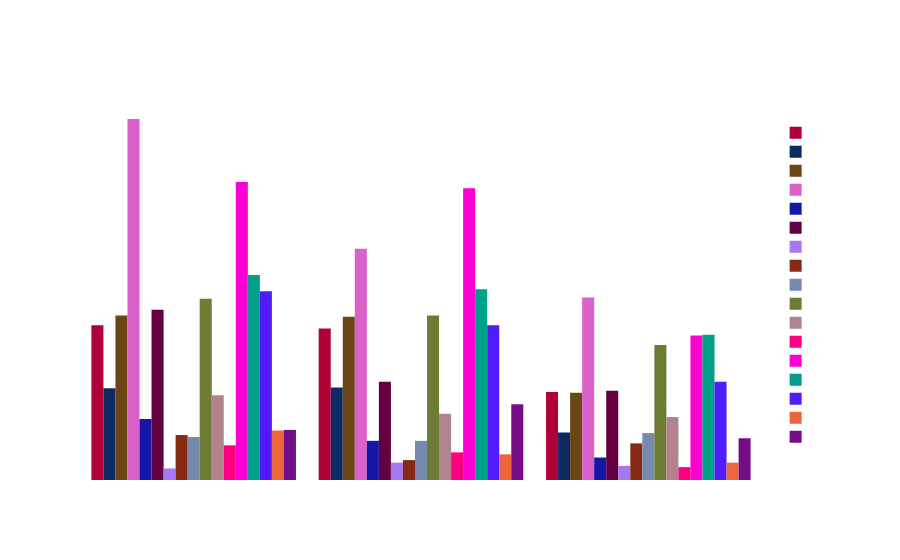

Source (notebook cell):
### Code cell
citysubcategoryquantity = superstore.groupby(['City', 'Sub-Category'])['Quantity'].sum().reset_index()
citysubcategoryquantitytop5 = citysubcategoryquantity.groupby('City')['Quantity'].sum().nlargest(3).index
citysubcategoryquantitytop5final = citysubcategoryquantity[citysubcategoryquantity['City'].isin(citysubcategoryquantitytop5)]

citysubcategoryquantitydistribution = px.bar(citysubcategoryquantitytop5final, x = "City", y = "Quantity",
                                  color = 'Sub-Category', barmode = 'group',
                                  title = "Sub-Category Distribution by Top Three Cities Sold To", 
                                  text = 'Quantity', color_discrete_sequence = px.colors.qualitative.Dark24_r)

citysubcategoryquantitydistribution.update_layout(yaxis = dict(showticklabels = False), 
                                       xaxis = dict(tickfont = dict(color = 'white'), categoryorder = "total descending"),
                                       yaxis_title = "", xaxis_title = "",
                                       paper_bgcolor = 'rgba(0,0,0,0)', plot_bgcolor = 'rgba(0,0,0,0)',
                                       title = dict(font = dict(color = 'white')),
                                       legend_title_font_color = 'White', legend_font_color = 'White', bargap = 0.1)

citysubcategoryquantitydistribution.update_yaxes(showgrid = False, gridcolor = 'rgba(0,0,0,0)', zeroline = False, zerolinecolor = "rgba(0, 0, 0, 0)")

citysubcategoryquantitydistribution.update_traces(marker_line_width = 0, textposition = "outside", textfont_color = 'white', textfont_size = 14, cliponaxis = False)

citysubcategoryquantitydistribution.show()

### Figure 1 — Plotly figure (JSON) as saved in the notebook; plotly's stock layout.template omitted (floating-point values rounded to 4 significant figures)
{"data": [{"alignmentgroup": "True", "cliponaxis": false, "hovertemplate": "Sub-Category=Accessories<br>City=%{x}<br>Quantity=%{text}<extra></extra>", "legendgroup": "Accessories", "marker": {"color": "#AF0038", "line": {"width": 0}, "pattern": {"shape": ""}}, "name": "Accessories", "offsetgroup": "Accessories", "orientation": "v", "showlegend": true, "text": [236, 241, 137], "textfont": {"color": "white", "size": 14}, "textposition": "outside", "type": "bar", "x": ["Los Angeles", "New York City", "Philadelphia"], "xaxis": "x", "y": [236, 241, 137], "yaxis": "y"}, {"alignmentgroup": "True", "cliponaxis": false, "hovertemplate": "Sub-Category=Appliances<br>City=%{x}<br>Quantity=%{text}<extra></extra>", "legendgroup": "Appliances", "marker": {"color": "#0D2A63", "line": {"width": 0}, "pattern": {"shape": ""}}, "name": "Appliances", "offsetgroup": "Appliances", "orientation": "v", "showlegend": true, "text": [144, 143, 74], "textfont": {"color": "white", "size": 14}, "textposition": "outside", "type": "bar", "x": ["Los Angeles", "New York City", "Philadelphia"], "xaxis": "x", "y": [144, 143, 74], "yaxis": "y"}, {"alignmentgroup": "True", "cliponaxis": false, "hovertemplate": "Sub-Category=Art<br>City=%{x}<br>Quantity=%{text}<extra></extra>", "legendgroup": "Art", "marker": {"color": "#6C4516", "line": {"width": 0}, "pattern": {"shape": ""}}, "name": "Art", "offsetgroup": "Art", "orientation": "v", "showlegend": true, "text": [254, 256, 136], "textfont": {"color": "white", "size": 14}, "textposition": "outside", "type": "bar", "x": ["Los Angeles", "New York City", "Philadelphia"], "xaxis": "x", "y": [254, 256, 136], "yaxis": "y"}, {"alignmentgroup": "True", "cliponaxis": false, "hovertemplate": "Sub-Category=Binders<br>City=%{x}<br>Quantity=%{text}<extra></extra>", "legendgroup": "Binders", "marker": {"color": "#DA60CA", "line": {"width": 0}, "pattern": {"shape": ""}}, "name": "Binders", "offsetgroup": "Binders", "orientation": "v", "showlegend": true, "text": [360, 562, 284], "textfont": {"color": "white", "size": 14}, "textposition": "outside", "type": "bar", "x": ["Los Angeles", "New York City", "Philadelphia"], "xaxis": "x", "y": [360, 562, 284], "yaxis": "y"}, {"alignmentgroup": "True", "cliponaxis": false, "hovertemplate": "Sub-Category=Bookcases<br>City=%{x}<br>Quantity=%{text}<extra></extra>", "legendgroup": "Bookcases", "marker": {"color": "#1616A7", "line": {"width": 0}, "pattern": {"shape": ""}}, "name": "Bookcases", "offsetgroup": "Bookcases", "orientation": "v", "showlegend": true, "text": [61, 95, 35], "textfont": {"color": "white", "size": 14}, "textposition": "outside", "type": "bar", "x": ["Los Angeles", "New York City", "Philadelphia"], "xaxis": "x", "y": [61, 95, 35], "yaxis": "y"}, {"alignmentgroup": "True", "cliponaxis": false, "hovertemplate": "Sub-Category=Chairs<br>City=%{x}<br>Quantity=%{text}<extra></extra>", "legendgroup": "Chairs", "marker": {"color": "#620042", "line": {"width": 0}, "pattern": {"shape": ""}}, "name": "Chairs", "offsetgroup": "Chairs", "orientation": "v", "showlegend": true, "text": [153, 265, 139], "textfont": {"color": "white", "size": 14}, "textposition": "outside", "type": "bar", "x": ["Los Angeles", "New York City", "Philadelphia"], "xaxis": "x", "y": [153, 265, 139], "yaxis": "y"}, {"alignmentgroup": "True", "cliponaxis": false, "hovertemplate": "Sub-Category=Copiers<br>City=%{x}<br>Quantity=%{text}<extra></extra>", "legendgroup": "Copiers", "marker": {"color": "#A777F1", "line": {"width": 0}, "pattern": {"shape": ""}}, "name": "Copiers", "offsetgroup": "Copiers", "orientation": "v", "showlegend": true, "text": [27, 18, 22], "textfont": {"color": "white", "size": 14}, "textposition": "outside", "type": "bar", "x": ["Los Angeles", "New York City", "Philadelphia"], "xaxis": "x", "y": [27, 18, 22], "yaxis": "y"}, {"alignmentgroup": "True", "cliponaxis": false, "hovertemplate": "Sub-Category=Envelopes<br>City=%{x}<br>Quantity=%{text}<extra></extra>", "legendgroup": "Envelopes", "marker": {"color": "#862A16", "line": {"width": 0}, "pattern": {"shape": ""}}, "name": "Envelopes", "offsetgroup": "Envelopes", "orientation": "v", "showlegend": true, "text": [31, 70, 57], "textfont": {"color": "white", "size": 14}, "textposition": "outside", "type": "bar", "x": ["Los Angeles", "New York City", "Philadelphia"], "xaxis": "x", "y": [31, 70, 57], "yaxis": "y"}, {"alignmentgroup": "True", "cliponaxis": false, "hovertemplate": "Sub-Category=Fasteners<br>City=%{x}<br>Quantity=%{text}<extra></extra>", "legendgroup": "Fasteners", "marker": {"color": "#778AAE", "line": {"width": 0}, "pattern": {"shape": ""}}, "name": "Fasteners", "offsetgroup": "Fasteners", "orientation": "v", "showlegend": true, "text": [61, 67, 73], "textfont": {"color": "white", "size": 14}, "textposition": "outside", "type": "bar", "x": ["Los Angeles", "New York City", "Philadelphia"], "xaxis": "x", "y": [61, 67, 73], "yaxis": "y"}, {"alignmentgroup": "True", "cliponaxis": false, "hovertemplate": "Sub-Category=Furnishings<br>City=%{x}<br>Quantity=%{text}<extra></extra>", "legendgroup": "Furnishings", "marker": {"color": "#6C7C32", "line": {"width": 0}, "pattern": {"shape": ""}}, "name": "Furnishings", "offsetgroup": "Furnishings", "orientation": "v", "showlegend": true, "text": [256, 282, 210], "textfont": {"color": "white", "size": 14}, "textposition": "outside", "type": "bar", "x": ["Los Angeles", "New York City", "Philadelphia"], "xaxis": "x", "y": [256, 282, 210], "yaxis": "y"}, {"alignmentgroup": "True", "cliponaxis": false, "hovertemplate": "Sub-Category=Labels<br>City=%{x}<br>Quantity=%{text}<extra></extra>", "legendgroup": "Labels", "marker": {"color": "#B2828D", "line": {"width": 0}, "pattern": {"shape": ""}}, "name": "Labels", "offsetgroup": "Labels", "orientation": "v", "showlegend": true, "text": [103, 132, 98], "textfont": {"color": "white", "size": 14}, "textposition": "outside", "type": "bar", "x": ["Los Angeles", "New York City", "Philadelphia"], "xaxis": "x", "y": [103, 132, 98], "yaxis": "y"}, {"alignmentgroup": "True", "cliponaxis": false, "hovertemplate": "Sub-Category=Machines<br>City=%{x}<br>Quantity=%{text}<extra></extra>", "legendgroup": "Machines", "marker": {"color": "#FC0080", "line": {"width": 0}, "pattern": {"shape": ""}}, "name": "Machines", "offsetgroup": "Machines", "orientation": "v", "showlegend": true, "text": [43, 54, 20], "textfont": {"color": "white", "size": 14}, "textposition": "outside", "type": "bar", "x": ["Los Angeles", "New York City", "Philadelphia"], "xaxis": "x", "y": [43, 54, 20], "yaxis": "y"}, {"alignmentgroup": "True", "cliponaxis": false, "hovertemplate": "Sub-Category=Paper<br>City=%{x}<br>Quantity=%{text}<extra></extra>", "legendgroup": "Paper", "marker": {"color": "#FB00D1", "line": {"width": 0}, "pattern": {"shape": ""}}, "name": "Paper", "offsetgroup": "Paper", "orientation": "v", "showlegend": true, "text": [454, 464, 225], "textfont": {"color": "white", "size": 14}, "textposition": "outside", "type": "bar", "x": ["Los Angeles", "New York City", "Philadelphia"], "xaxis": "x", "y": [454, 464, 225], "yaxis": "y"}, {"alignmentgroup": "True", "cliponaxis": false, "hovertemplate": "Sub-Category=Phones<br>City=%{x}<br>Quantity=%{text}<extra></extra>", "legendgroup": "Phones", "marker": {"color": "#00A08B", "line": {"width": 0}, "pattern": {"shape": ""}}, "name": "Phones", "offsetgroup": "Phones", "orientation": "v", "showlegend": true, "text": [297, 319, 226], "textfont": {"color": "white", "size": 14}, "textposition": "outside", "type": "bar", "x": ["Los Angeles", "New York City", "Philadelphia"], "xaxis": "x", "y": [297, 319, 226], "yaxis": "y"}, {"alignmentgroup": "True", "cliponaxis": false, "hovertemplate": "Sub-Category=Storage<br>City=%{x}<br>Quantity=%{text}<extra></extra>", "legendgroup": "Storage", "marker": {"color": "#511CFB", "line": {"width": 0}, "pattern": {"shape": ""}}, "name": "Storage", "offsetgroup": "Storage", "orientation": "v", "showlegend": true, "text": [241, 294, 153], "textfont": {"color": "white", "size": 14}, "textposition": "outside", "type": "bar", "x": ["Los Angeles", "New York City", "Philadelphia"], "xaxis": "x", "y": [241, 294, 153], "yaxis": "y"}, {"alignmentgroup": "True", "cliponaxis": false, "hovertemplate": "Sub-Category=Supplies<br>City=%{x}<br>Quantity=%{text}<extra></extra>", "legendgroup": "Supplies", "marker": {"color": "#EB663B", "line": {"width": 0}, "pattern": {"shape": ""}}, "name": "Supplies", "offsetgroup": "Supplies", "orientation": "v", "showlegend": true, "text": [40, 77, 27], "textfont": {"color": "white", "size": 14}, "textposition": "outside", "type": "bar", "x": ["Los Angeles", "New York City", "Philadelphia"], "xaxis": "x", "y": [40, 77, 27], "yaxis": "y"}, {"alignmentgroup": "True", "cliponaxis": false, "hovertemplate": "Sub-Category=Tables<br>City=%{x}<br>Quantity=%{text}<extra></extra>", "legendgroup": "Tables", "marker": {"color": "#750D86", "line": {"width": 0}, "pattern": {"shape": ""}}, "name": "Tables", "offsetgroup": "Tables", "orientation": "v", "showlegend": true, "text": [118, 78, 65], "textfont": {"color": "white", "size": 14}, "textposition": "outside", "type": "bar", "x": ["Los Angeles", "New York City", "Philadelphia"], "xaxis": "x", "y": [118, 78, 65], "yaxis": "y"}], "layout": {"bargap": 0.1, "barmode": "group", "legend": {"font": {"color": "White"}, "title": {"font": {"color": "White"}, "text": "Sub-Category"}, "tracegroupgap": 0}, "paper_bgcolor": "rgba(0,0,0,0)", "plot_bgcolor": "rgba(0,0,0,0)", "title": {"font": {"color": "white"}, "text": "Sub-Category Distribution by Top Three Cities Sold To"}, "xaxis": {"anchor": "y", "categoryorder": "total descending", "domain": [0, 1], "tickfont": {"color": "white"}, "title": {"text": ""}}, "yaxis": {"anchor": "x", "domain": [0, 1], "gridcolor": "rgba(0,0,0,0)", "showgrid": false, "showticklabels": false, "title": {"text": ""}, "zeroline": false, "zerolinecolor": "rgba(0, 0, 0, 0)"}}}
